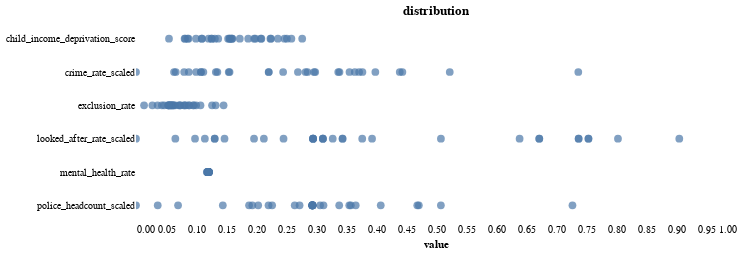

Here is the notebook cell this chart was saved with:
### Code cell
alt.Chart(london_crime_socio_tidy, title = 'distribution').mark_circle(size=60).encode(
    x=alt.X('value:Q', axis=alt.Axis(title='value', ticks=False)),
    y=alt.Y('feature:N', axis=alt.Axis(title=None, ticks=False)),  
    tooltip=['area_name', 'value']
).configure_axis(
    grid=False,
    domain=False
).configure_view(
    strokeWidth=0
).properties(height=200, 
             width=600
).interactive()

### Figure 1 — Vega-Lite specification as saved in the notebook (floating-point values rounded to 4 significant figures; data arrays with more than 128 entries replaced by an {"elided": "..."} marker saying what was removed)
{"config": {"view": {"continuousWidth": 400, "continuousHeight": 300, "strokeWidth": 0}, "axis": {"domain": false, "grid": false}}, "data": {"name": "data-d09e49258bb0f668e008cbafd4e6fd15"}, "mark": {"type": "circle", "size": 60}, "encoding": {"tooltip": [{"type": "nominal", "field": "area_name"}, {"type": "quantitative", "field": "value"}], "x": {"type": "quantitative", "axis": {"ticks": false, "title": "value"}, "field": "value"}, "y": {"type": "nominal", "axis": {"ticks": false, "title": null}, "field": "feature"}}, "height": 200, "selection": {"selector010": {"type": "interval", "bind": "scales", "encodings": ["x", "y"]}}, "title": "distribution", "width": 600, "$schema": "https://vega.github.io/schema/vega-lite/v4.8.1.json", "datasets": {"data-d09e49258bb0f668e008cbafd4e6fd15": {"elided": "192 records"}}}
